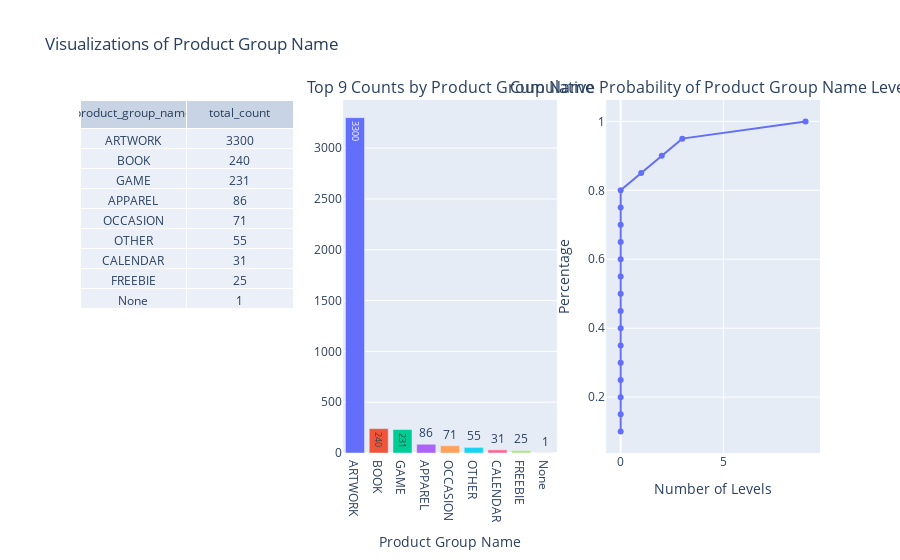

This figure's notebook cell:
### Code cell
visualizer.get_visualizations('product_group_name')

### Figure 1 — Plotly figure (JSON) as saved in the notebook; plotly's stock layout.template omitted (floating-point values rounded to 4 significant figures)
{"data": [{"cells": {"values": [["ARTWORK", "BOOK", "GAME", "APPAREL", "OCCASION", "OTHER", "CALENDAR", "FREEBIE", "None"], [3300, 240, 231, 86, 71, 55, 31, 25, 1]]}, "domain": {"x": [0, 0.2889], "y": [0, 1]}, "header": {"values": ["product_group_name", "total_count"]}, "type": "table"}, {"alignmentgroup": "True", "hovertemplate": "product_group_name=%{x}<br>total_count=%{y}<extra></extra>", "legendgroup": "", "marker": {"color": "#636EFA", "pattern": {"shape": ""}}, "name": "", "offsetgroup": "", "orientation": "v", "showlegend": false, "textposition": "auto", "texttemplate": "%{y}", "type": "bar", "x": ["ARTWORK"], "xaxis": "x", "y": [3300], "yaxis": "y"}, {"alignmentgroup": "True", "hovertemplate": "product_group_name=%{x}<br>total_count=%{y}<extra></extra>", "legendgroup": "", "marker": {"color": "#EF553B", "pattern": {"shape": ""}}, "name": "", "offsetgroup": "", "orientation": "v", "showlegend": false, "textposition": "auto", "texttemplate": "%{y}", "type": "bar", "x": ["BOOK"], "xaxis": "x", "y": [240], "yaxis": "y"}, {"alignmentgroup": "True", "hovertemplate": "product_group_name=%{x}<br>total_count=%{y}<extra></extra>", "legendgroup": "", "marker": {"color": "#00CC96", "pattern": {"shape": ""}}, "name": "", "offsetgroup": "", "orientation": "v", "showlegend": false, "textposition": "auto", "texttemplate": "%{y}", "type": "bar", "x": ["GAME"], "xaxis": "x", "y": [231], "yaxis": "y"}, {"alignmentgroup": "True", "hovertemplate": "product_group_name=%{x}<br>total_count=%{y}<extra></extra>", "legendgroup": "", "marker": {"color": "#AB63FA", "pattern": {"shape": ""}}, "name": "", "offsetgroup": "", "orientation": "v", "showlegend": false, "textposition": "auto", "texttemplate": "%{y}", "type": "bar", "x": ["APPAREL"], "xaxis": "x", "y": [86], "yaxis": "y"}, {"alignmentgroup": "True", "hovertemplate": "product_group_name=%{x}<br>total_count=%{y}<extra></extra>", "legendgroup": "", "marker": {"color": "#FFA15A", "pattern": {"shape": ""}}, "name": "", "offsetgroup": "", "orientation": "v", "showlegend": false, "textposition": "auto", "texttemplate": "%{y}", "type": "bar", "x": ["OCCASION"], "xaxis": "x", "y": [71], "yaxis": "y"}, {"alignmentgroup": "True", "hovertemplate": "product_group_name=%{x}<br>total_count=%{y}<extra></extra>", "legendgroup": "", "marker": {"color": "#19D3F3", "pattern": {"shape": ""}}, "name": "", "offsetgroup": "", "orientation": "v", "showlegend": false, "textposition": "auto", "texttemplate": "%{y}", "type": "bar", "x": ["OTHER"], "xaxis": "x", "y": [55], "yaxis": "y"}, {"alignmentgroup": "True", "hovertemplate": "product_group_name=%{x}<br>total_count=%{y}<extra></extra>", "legendgroup": "", "marker": {"color": "#FF6692", "pattern": {"shape": ""}}, "name": "", "offsetgroup": "", "orientation": "v", "showlegend": false, "textposition": "auto", "texttemplate": "%{y}", "type": "bar", "x": ["CALENDAR"], "xaxis": "x", "y": [31], "yaxis": "y"}, {"alignmentgroup": "True", "hovertemplate": "product_group_name=%{x}<br>total_count=%{y}<extra></extra>", "legendgroup": "", "marker": {"color": "#B6E880", "pattern": {"shape": ""}}, "name": "", "offsetgroup": "", "orientation": "v", "showlegend": false, "textposition": "auto", "texttemplate": "%{y}", "type": "bar", "x": ["FREEBIE"], "xaxis": "x", "y": [25], "yaxis": "y"}, {"alignmentgroup": "True", "hovertemplate": "product_group_name=%{x}<br>total_count=%{y}<extra></extra>", "legendgroup": "", "marker": {"color": "#FF97FF", "pattern": {"shape": ""}}, "name": "", "offsetgroup": "", "orientation": "v", "showlegend": false, "textposition": "auto", "texttemplate": "%{y}", "type": "bar", "x": ["None"], "xaxis": "x", "y": [1], "yaxis": "y"}, {"hovertemplate": "num_level=%{x}<br>percentage=%{y}<extra></extra>", "legendgroup": "", "line": {"color": "#636efa", "dash": "solid"}, "marker": {"symbol": "circle"}, "mode": "lines+markers", "name": "", "orientation": "v", "showlegend": false, "type": "scatter", "x": [0, 0, 0, 0, 0, 0, 0, 0, 0, 0, 0, 0, 0, 0, 0, 1, 2, 3, 9], "xaxis": "x2", "y": [0.1, 0.15, 0.2, 0.25, 0.3, 0.35, 0.4, 0.45, 0.5, 0.55, 0.6, 0.65, 0.7, 0.75, 0.8, 0.85, 0.9, 0.95, 1], "yaxis": "y2"}], "layout": {"annotations": [{"font": {"size": 16}, "showarrow": false, "text": "Top 9 Counts by Product Group Name", "x": 0.5, "xanchor": "center", "xref": "paper", "y": 1, "yanchor": "bottom", "yref": "paper"}, {"font": {"size": 16}, "showarrow": false, "text": "Cumulative Probability of Product Group Name Levels", "x": 0.8556, "xanchor": "center", "xref": "paper", "y": 1, "yanchor": "bottom", "yref": "paper"}], "title": {"text": "Visualizations of Product Group Name"}, "xaxis": {"anchor": "y", "domain": [0.3556, 0.6444], "title": {"text": "Product Group Name"}}, "xaxis2": {"anchor": "y2", "domain": [0.7111, 1], "title": {"text": "Number of Levels"}}, "yaxis": {"anchor": "x", "domain": [0, 1]}, "yaxis2": {"anchor": "x2", "domain": [0, 1], "title": {"text": "Percentage"}}}}
